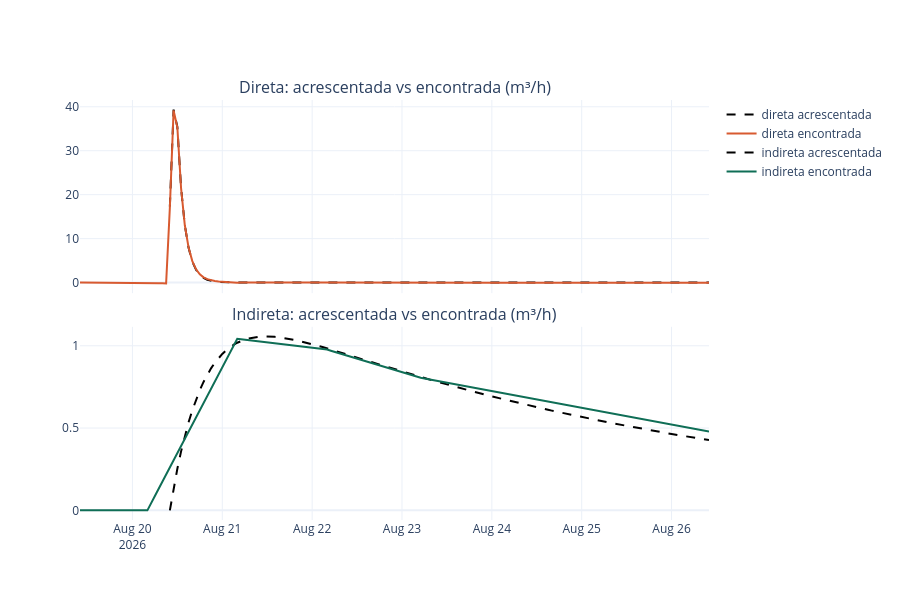

Notebook source saved alongside this figure:
### Code cell
# Uma das tempestades inventadas, desenhada: o que acrescentámos e o que o método novo encontrou.
if inventadas is not None:
    exemplo = v.Tempestade(inicio=inventadas.loc[0, "inicio"], chuva_mm=inventadas.loc[0, "chuva_mm"],
                           volume_direta=caudal.mean() * 24 * 0.3, volume_indireta=caudal.mean() * 24 * 0.3)
    novo_flow, nova_chuva, direta_add, indireta_add = v.com_tempestade(flow, chuva, exemplo)
    antes = a.separar(caudal, nova_chuva).horas
    depois = a.separar(a.caudal_horario(novo_flow), nova_chuva).horas
    janela = slice(exemplo.inicio - pd.Timedelta(days=1), exemplo.inicio + pd.Timedelta(days=6))
    d, i = (depois - antes).loc[janela], antes.loc[janela]
    fig = make_subplots(rows=2, cols=1, shared_xaxes=True, vertical_spacing=0.08,
                        subplot_titles=("Direta: acrescentada vs encontrada (m³/h)", "Indireta: acrescentada vs encontrada (m³/h)"))
    fig.add_trace(go.Scatter(x=direta_add.loc[janela].index, y=direta_add.loc[janela], name="direta acrescentada", line=dict(color="black", dash="dash")), row=1, col=1)
    fig.add_trace(go.Scatter(x=d.index, y=d["direta"], name="direta encontrada", line=dict(color="#D85A30")), row=1, col=1)
    fig.add_trace(go.Scatter(x=indireta_add.loc[janela].index, y=indireta_add.loc[janela], name="indireta acrescentada", line=dict(color="black", dash="dash")), row=2, col=1)
    fig.add_trace(go.Scatter(x=d.index, y=d["indireta"], name="indireta encontrada", line=dict(color="#0F6E56")), row=2, col=1)
    fig.update_layout(height=600, template="plotly_white", hovermode="x unified")
    fig.show()

### Figure 1 — Plotly figure (JSON) as saved in the notebook; plotly's stock layout.template omitted (floating-point values rounded to 4 significant figures; data arrays with more than 128 entries replaced by an {"elided": "..."} marker saying what was removed)
{"data": [{"line": {"color": "black", "dash": "dash"}, "name": "direta acrescentada", "type": "scatter", "x": {"elided": "145 str values"}, "xaxis": "x", "y": {"elided": "145 float values"}, "yaxis": "y"}, {"line": {"color": "#D85A30"}, "name": "direta encontrada", "type": "scatter", "x": {"elided": "168 str values"}, "xaxis": "x", "y": {"elided": "168 float values"}, "yaxis": "y"}, {"line": {"color": "black", "dash": "dash"}, "name": "indireta acrescentada", "type": "scatter", "x": {"elided": "145 str values"}, "xaxis": "x2", "y": {"elided": "145 float values"}, "yaxis": "y2"}, {"line": {"color": "#0F6E56"}, "name": "indireta encontrada", "type": "scatter", "x": {"elided": "168 str values"}, "xaxis": "x2", "y": {"elided": "168 float values"}, "yaxis": "y2"}], "layout": {"annotations": [{"font": {"size": 16}, "showarrow": false, "text": "Direta: acrescentada vs encontrada (m³/h)", "x": 0.5, "xanchor": "center", "xref": "paper", "y": 1, "yanchor": "bottom", "yref": "paper"}, {"font": {"size": 16}, "showarrow": false, "text": "Indireta: acrescentada vs encontrada (m³/h)", "x": 0.5, "xanchor": "center", "xref": "paper", "y": 0.46, "yanchor": "bottom", "yref": "paper"}], "height": 600, "hovermode": "x unified", "xaxis": {"anchor": "y", "domain": [0, 1], "matches": "x2", "showticklabels": false}, "xaxis2": {"anchor": "y2", "domain": [0, 1]}, "yaxis": {"anchor": "x", "domain": [0.54, 1]}, "yaxis2": {"anchor": "x2", "domain": [0, 0.46]}}}
